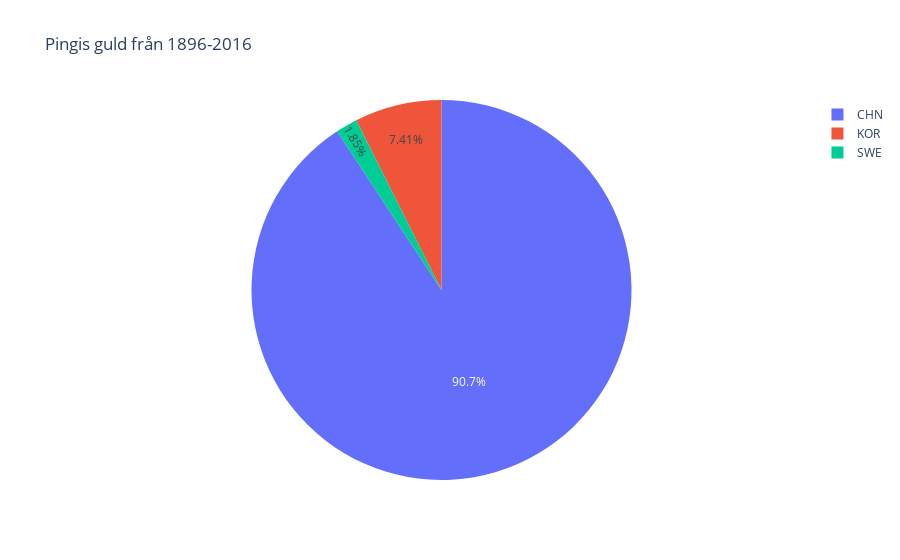

Notebook code for this chart:
### Code cell
import plotly.express as px 
table_tennis_gold = df[(df["Sport"] == "Table Tennis") & (df["Medal"]=="Gold")]
table_tennis_gold_NOC = pd.DataFrame(table_tennis_gold["NOC"].value_counts())
px.pie(table_tennis_gold_NOC, values="NOC", names=table_tennis_gold_NOC.index, title="Pingis guld från 1896-2016")

### Figure 1 — Plotly figure (JSON) as saved in the notebook; plotly's stock layout.template omitted (floating-point values rounded to 4 significant figures)
{"data": [{"domain": {"x": [0, 1], "y": [0, 1]}, "hovertemplate": "index=%{label}<br>NOC=%{value}<extra></extra>", "labels": ["CHN", "KOR", "SWE"], "legendgroup": "", "name": "", "showlegend": true, "type": "pie", "values": [49, 4, 1]}], "layout": {"legend": {"tracegroupgap": 0}, "title": {"text": "Pingis guld från 1896-2016"}}}
